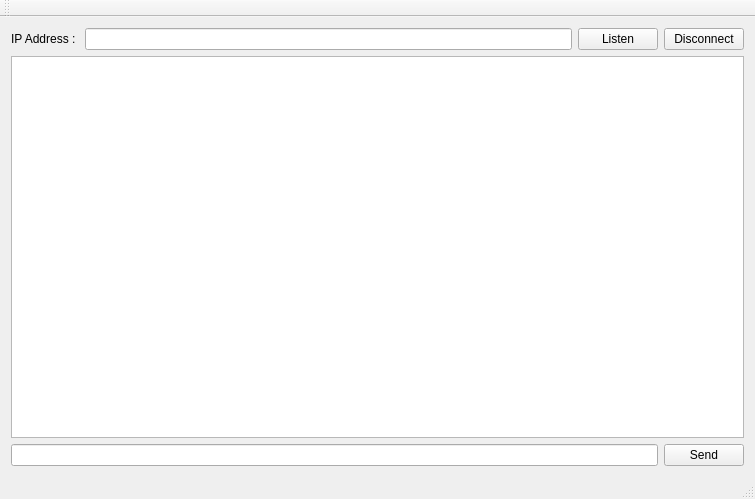
<?xml version="1.0" encoding="UTF-8"?>
<ui version="4.0">
 <class>MainWindow</class>
 <widget class="QMainWindow" name="MainWindow">
  <property name="geometry">
   <rect>
    <x>0</x>
    <y>0</y>
    <width>755</width>
    <height>499</height>
   </rect>
  </property>
  <property name="windowTitle">
   <string>MainWindow</string>
  </property>
  <widget class="QWidget" name="centralWidget">
   <layout class="QGridLayout" name="gridLayout">
    <item row="0" column="0">
     <layout class="QHBoxLayout" name="horizontalLayout">
      <item>
       <widget class="QLabel" name="label">
        <property name="text">
         <string>IP Address : </string>
        </property>
       </widget>
      </item>
      <item>
       <widget class="QLineEdit" name="ipAddress"/>
      </item>
      <item>
       <widget class="QPushButton" name="listenBtn">
        <property name="text">
         <string>Listen</string>
        </property>
       </widget>
      </item>
      <item>
       <widget class="QPushButton" name="disconnectBtn">
        <property name="text">
         <string>Disconnect</string>
        </property>
       </widget>
      </item>
     </layout>
    </item>
    <item row="1" column="0">
     <widget class="QTextBrowser" name="tcpMessage"/>
    </item>
    <item row="2" column="0">
     <layout class="QHBoxLayout" name="horizontalLayout_2">
      <item>
       <widget class="QLineEdit" name="sendMessage"/>
      </item>
      <item>
       <widget class="QPushButton" name="sendBtn">
        <property name="text">
         <string>Send</string>
        </property>
       </widget>
      </item>
     </layout>
    </item>
   </layout>
  </widget>
  <widget class="QMenuBar" name="menuBar">
   <property name="geometry">
    <rect>
     <x>0</x>
     <y>0</y>
     <width>755</width>
     <height>20</height>
    </rect>
   </property>
  </widget>
  <widget class="QToolBar" name="mainToolBar">
   <attribute name="toolBarArea">
    <enum>TopToolBarArea</enum>
   </attribute>
   <attribute name="toolBarBreak">
    <bool>false</bool>
   </attribute>
  </widget>
  <widget class="QStatusBar" name="statusBar"/>
 </widget>
 <layoutdefault spacing="6" margin="11"/>
 <resources/>
 <connections/>
</ui>
